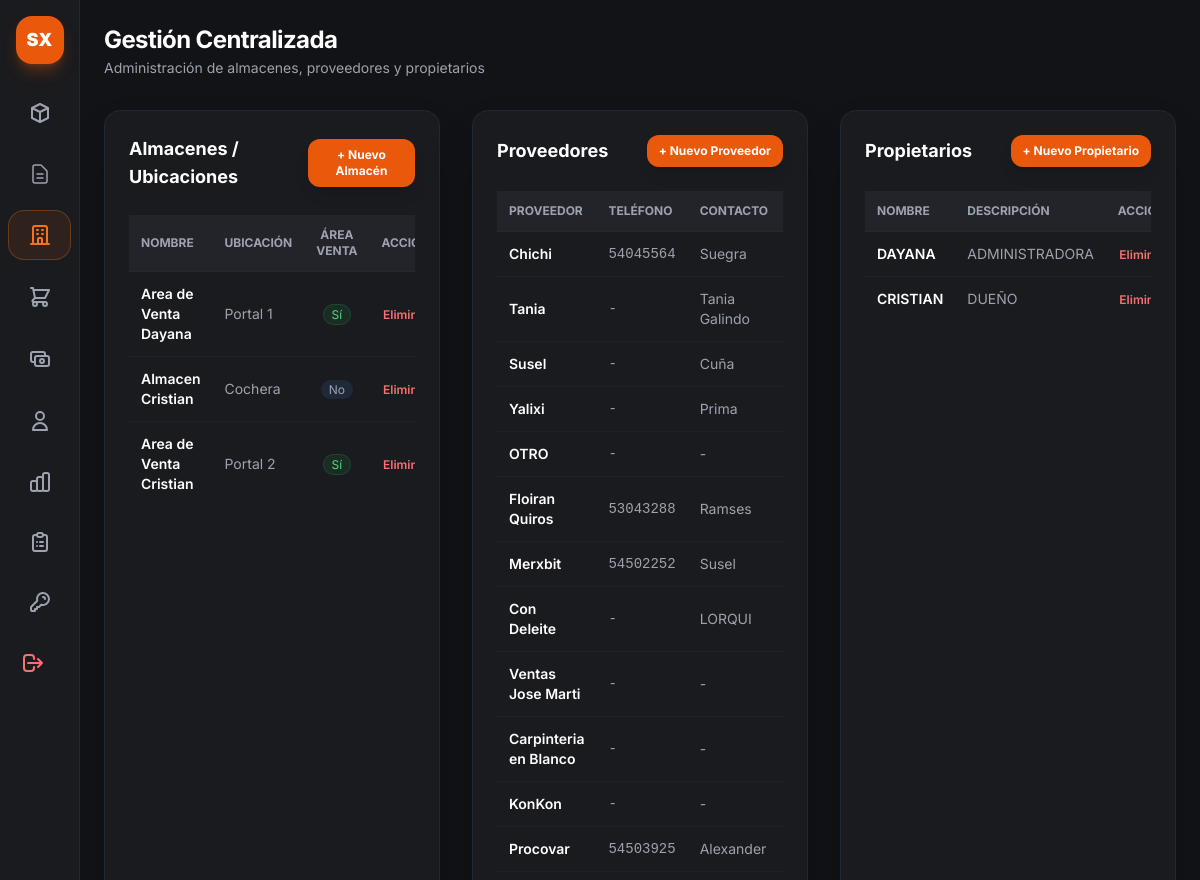
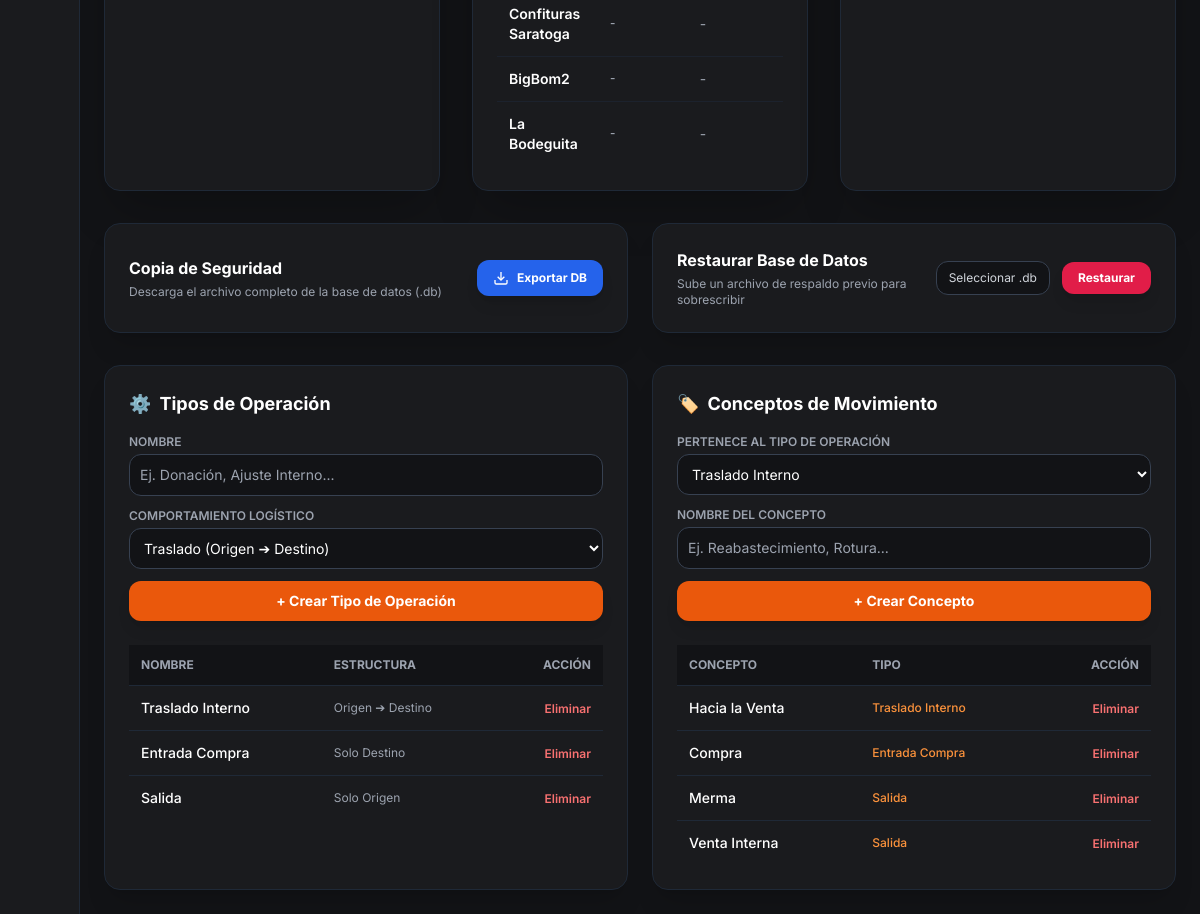
The app's page /admin/gestion-entidades (signed in), older data (2 pictures, top to bottom).
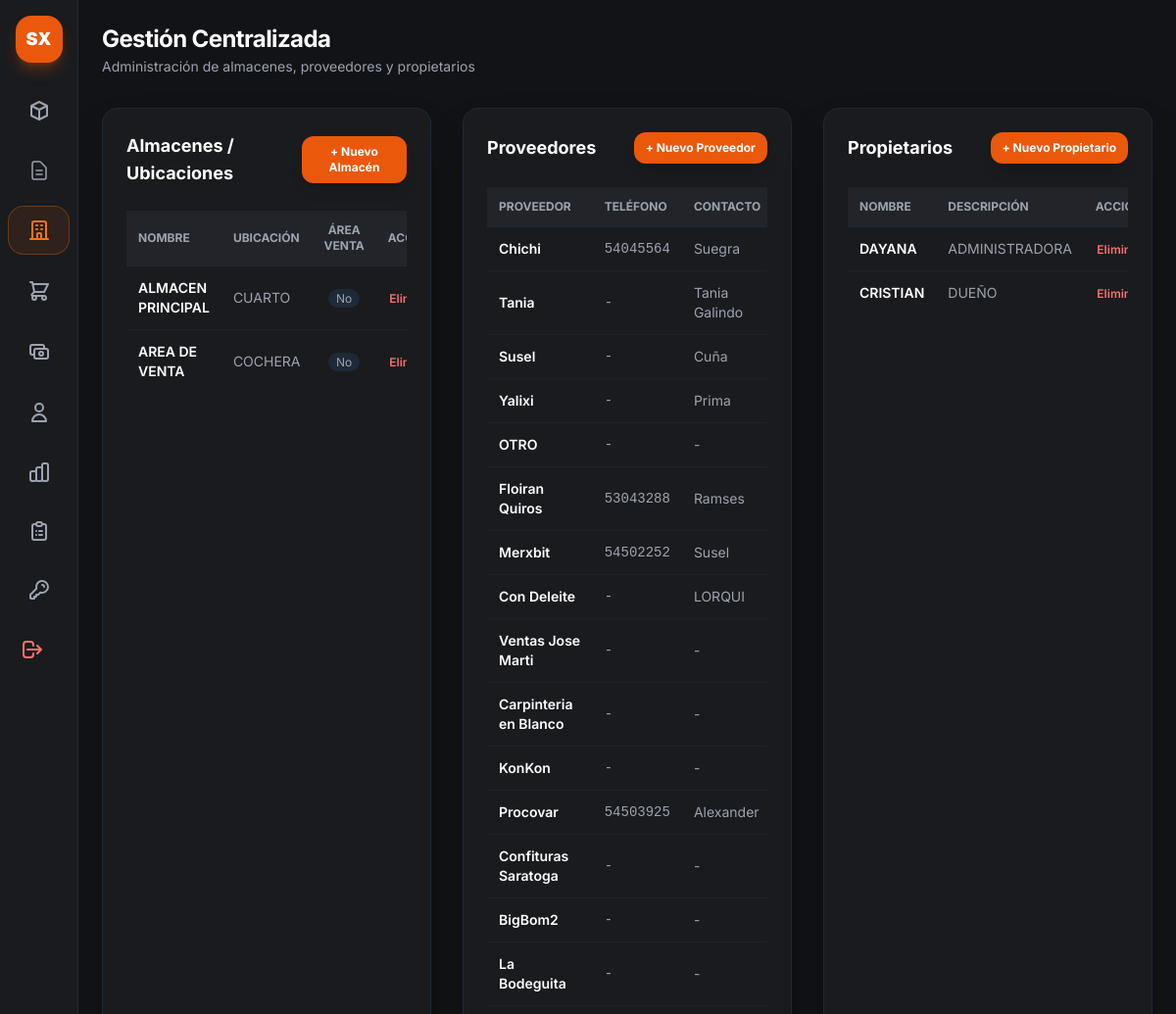
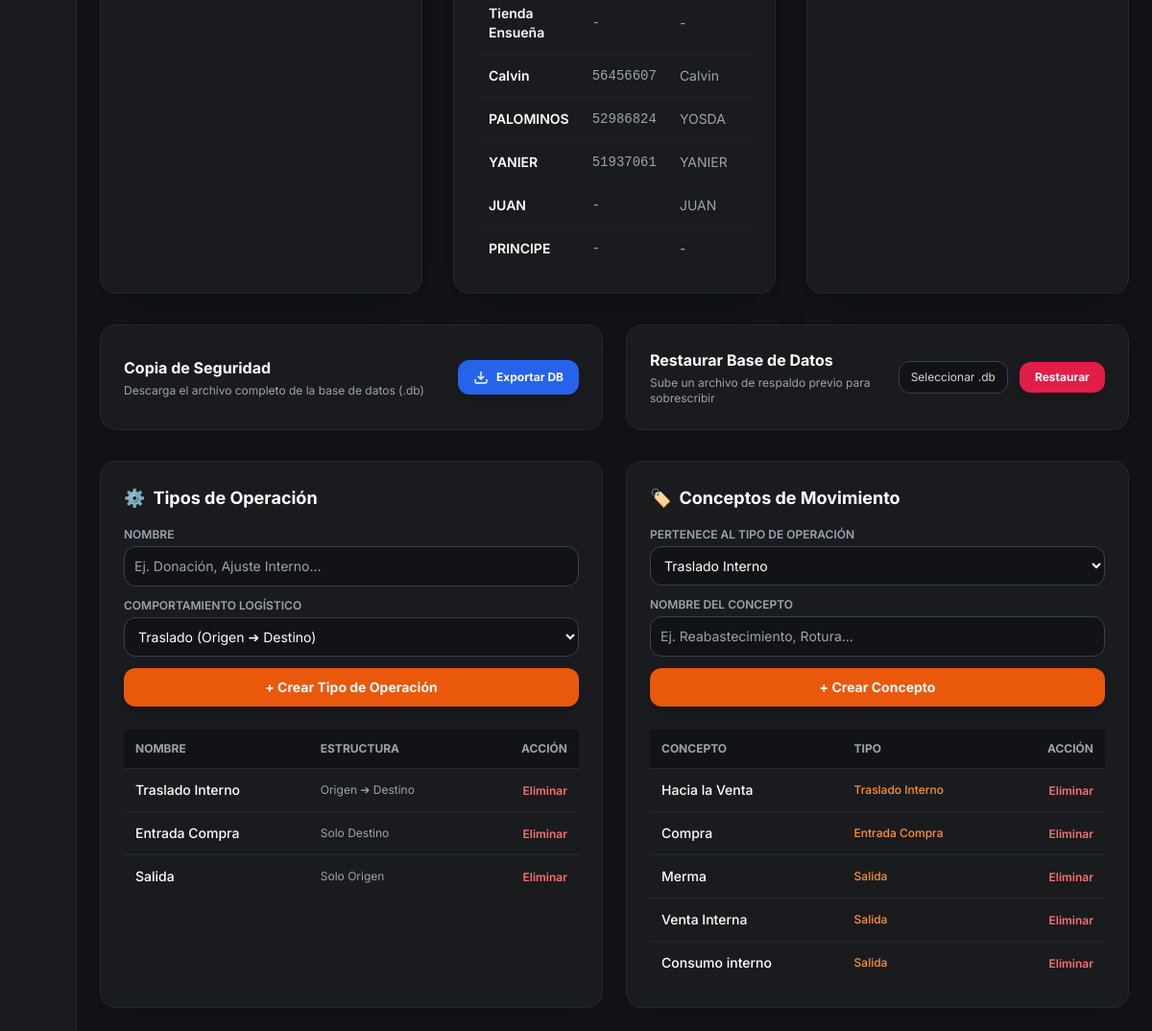
The same page, newer data (2 pictures, top to bottom).
### app.py (models this page shows)
class Almacen(db.Model):
    __tablename__ = 'almacenes'
    id = db.Column(db.Integer, primary_key=True)
    nombre = db.Column(db.String(100), nullable=False, unique=True)
    ubicacion = db.Column(db.String(150), nullable=True)
    es_area_venta = db.Column(db.Boolean, default=False)
    stocks = db.relationship('StockAlmacen', backref='almacen', cascade="all, delete-orphan", lazy=True)

class Proveedor(db.Model):
    __tablename__ = 'proveedores'
    id = db.Column(db.Integer, primary_key=True)
    nombre = db.Column(db.String(100), nullable=False, unique=True)
    telefono = db.Column(db.String(30), nullable=True)
    contacto = db.Column(db.String(100), nullable=True)

class Propietario(db.Model):
    __tablename__ = 'propietarios'
    id = db.Column(db.Integer, primary_key=True)
    nombre = db.Column(db.String(100), nullable=False, unique=True)
    descripcion = db.Column(db.String(200))
    productos = db.relationship('Producto', backref='propietario', lazy=True)

class TipoOperacion(db.Model):
    __tablename__ = 'tipos_operacion'
    id = db.Column(db.Integer, primary_key=True)
    nombre = db.Column(db.String(50), nullable=False) # Ej: "Traslado Interno", "Entrada de Inventario", "Salida / Ajuste"
    codigo = db.Column(db.String(20), unique=True, nullable=False) # 'traslado', 'entrada', 'salida'
    requiere_origen = db.Column(db.Boolean, default=True)
    requiere_destino = db.Column(db.Boolean, default=True)
    conceptos = db.relationship('ConceptoMovimiento', backref='tipo', cascade='all, delete-orphan', lazy=True)

class ConceptoMovimiento(db.Model):
    __tablename__ = 'conceptos_movimiento'
    id = db.Column(db.Integer, primary_key=True)
    nombre = db.Column(db.String(100), nullable=False)
    tipo_id = db.Column(db.Integer, db.ForeignKey('tipos_operacion.id'), nullable=False)

### app.py (the view)
@app.route('/admin/gestion-entidades', methods=['GET'])
def vista_gestion_entidades():
    if 'user' not in session or session.get('rol') != 'admin':
        return redirect(url_for('login'))
    almacenes = Almacen.query.all()
    proveedores = Proveedor.query.all()
    tipos_operacion = TipoOperacion.query.all()
    conceptos = ConceptoMovimiento.query.all()
    propietarios = Propietario.query.all()
    return render_template(
        'admin_gestion.html',
        almacenes=almacenes,
        proveedores=proveedores,
        tipos_operacion=tipos_operacion,
        conceptos=conceptos,
        propietarios = propietarios
    )

### app.py (called while the page is built)
@app.context_processor
def inject_today():
    return {'hoy': date.today()}

### templates/admin_gestion.html (shortened to what the changed rows need)
{% extends "base.html" %}
{% block content %}
<main class="p-6 space-y-8 flex-1 overflow-y-auto">
    <header class="flex justify-between items-center">
        <div>
            <h1 class="text-2xl font-bold text-white tracking-tight">Gestión Centralizada</h1>
        </div>
    </header>
    <div class="grid grid-cols-1 lg:grid-cols-3 gap-8">
        <section class="bg-[#1a1b1e] border border-gray-800 rounded-2xl p-6 shadow-2xl flex flex-col justify-between">
            <div>
                <div class="flex justify-between items-center mb-6">
                    <h2 class="text-lg font-bold text-white">Almacenes / Ubicaciones</h2>
                </div>
                <div class="overflow-x-auto">
                    <table class="w-full text-left border-collapse text-sm">
                        <thead>
                            <tr class="border-b border-gray-800 text-xs font-semibold text-gray-400 uppercase bg-[#222429]">
                                <th class="p-3">Nombre</th>
                                <th class="p-3">Ubicación</th>
                                <th class="p-3 text-center">Área Venta</th>
                                <th class="p-3 text-right">Acción</th>
                            </tr>
                        </thead>
                        <tbody class="divide-y divide-gray-800/60">
                            {% for a in almacenes %}
                            <tr class="hover:bg-gray-800/30">
                                <td class="p-3 font-semibold text-white">{{ a.nombre }}</td>
                                <td class="p-3 text-gray-400">{{ a.ubicacion if a.ubicacion else '-' }}</td>
                                <td class="p-3 text-center">
                                    {% if a.es_area_venta %}
                                    <span class="px-2 py-0.5 text-xs bg-green-500/10 text-green-400 border border-green-500/20 rounded-full">Sí</span>
                                    {% else %}
                                    <span class="px-2 py-0.5 text-xs bg-gray-800 text-gray-400 rounded-full">No</span>
                                    {% endif %}
                                </td>
                                <td class="p-3 text-right">
                                    <form action="{{ url_for('eliminar_almacen', id=a.id) }}" method="POST"
                                        onsubmit="return confirm('¿Eliminar almacén?');">
                                        <button type="submit" class="text-red-400 hover:text-red-300 text-xs font-semibold">Eliminar</button>
                                    </form>
                                </td>
                            </tr>
                            {% else %}
                            <tr>
                                <td colspan="4" class="p-4 text-center text-gray-500">No hay almacenes creados.</td>
                            </tr>
                            {% endfor %}
                        </tbody>
                    </table>
                </div>
            </div>
        </section>
        <section class="bg-[#1a1b1e] border border-gray-800 rounded-2xl p-6 shadow-2xl flex flex-col justify-between">
            <div>
                <div class="flex justify-between items-center mb-6">
                    <h2 class="text-lg font-bold text-white">Proveedores</h2>
                </div>
                <div class="overflow-x-auto">
                    <table class="w-full text-left border-collapse text-sm">
                        <thead>
                            <tr class="border-b border-gray-800 text-xs font-semibold text-gray-400 uppercase bg-[#222429]">
                                <th class="p-3">Proveedor</th>
                                <th class="p-3">Teléfono</th>
                                <th class="p-3">Contacto</th>
                                <th class="p-3 text-right">Acción</th>
                            </tr>
                        </thead>
                        <tbody class="divide-y divide-gray-800/60">
                            {% for p in proveedores %}
                            <tr class="hover:bg-gray-800/30">
                                <td class="p-3 font-semibold text-white">{{ p.nombre }}</td>
                                <td class="p-3 text-gray-400 font-mono">{{ p.telefono if p.telefono else '-' }}</td>
                                <td class="p-3 text-gray-400">{{ p.contacto if p.contacto else '-' }}</td>
                                <td class="p-3 text-right">
                                </td>
                            </tr>
                            {% else %}
                            <tr>
                                <td colspan="4" class="p-4 text-center text-gray-500">No hay proveedores creados.</td>
                            </tr>
                            {% endfor %}
                        </tbody>
                    </table>
                </div>
            </div>
        </section>
        <section class="bg-[#1a1b1e] border border-gray-800 rounded-2xl p-6 shadow-2xl flex flex-col justify-between">
            <div>
                <div class="flex justify-between items-center mb-6">
                    <h2 class="text-lg font-bold text-white">Propietarios</h2>
                </div>
                <div class="overflow-x-auto">
                    <table class="w-full text-left border-collapse text-sm">
                        <thead>
                            <tr class="border-b border-gray-800 text-xs font-semibold text-gray-400 uppercase bg-[#222429]">
                                <th class="p-3">Nombre</th>
                                <th class="p-3">Descripción</th>
                                <th class="p-3 text-right">Acción</th>
                            </tr>
                        </thead>
                        <tbody class="divide-y divide-gray-800/60">
                            {% for prop in propietarios %}
                            <tr class="hover:bg-gray-800/30">
                                <td class="p-3 font-semibold text-white">{{ prop.nombre }}</td>
                                <td class="p-3 text-gray-400">{{ prop.descripcion if prop.descripcion else '-' }}</td>
                                <td class="p-3 text-right">
                                    <form action="{{ url_for('eliminar_propietario', id=prop.id) }}" method="POST"
                                        onsubmit="return confirm('¿Eliminar propietario?');">
                                        <button type="submit" class="text-red-400 hover:text-red-300 text-xs font-semibold">Eliminar</button>
                                    </form>
                                </td>
                            </tr>
                            {% else %}
                            <tr>
                                <td colspan="3" class="p-4 text-center text-gray-500">No hay propietarios registrados.</td>
                            </tr>
                            {% endfor %}
                        </tbody>
                    </table>
                </div>
            </div>
        </section>
    </div>
    <div class="grid grid-cols-1 lg:grid-cols-2 gap-6">
        <div class="bg-[#1a1b1e] border border-gray-800 rounded-2xl p-6 shadow-xl">
            <h2 class="text-lg font-bold text-white mb-4 flex items-center gap-2">
                <span>⚙️</span> Tipos de Operación
            </h2>
            <div class="overflow-x-auto">
                <table class="w-full text-left text-sm text-gray-300">
                    <thead class="text-xs uppercase bg-[#121316] text-gray-400 border-b border-gray-800">
                        <tr>
                            <th class="p-3">Nombre</th>
                            <th class="p-3">Estructura</th>
                            <th class="p-3 text-right">Acción</th>
                        </tr>
                    </thead>
                    <tbody class="divide-y divide-gray-800">
                        {% for t in tipos_operacion %}
                        <tr class="hover:bg-gray-800/40">
                            <td class="p-3 font-medium text-white">{{ t.nombre }}</td>
                            <td class="p-3 text-xs text-gray-400">
                                {% if t.requiere_origen and t.requiere_destino %} Origen ➔ Destino
                                {% elif t.requiere_destino %} Solo Destino
                                {% else %} Solo Origen {% endif %}
                            </td>
                            <td class="p-3 text-right">
                                <form action="{{ url_for('eliminar_tipo_operacion', id=t.id) }}" method="POST" class="inline"
                                    onsubmit="return confirm('¿Eliminar tipo de operación?');">
                                    <button type="submit" class="text-red-400 hover:text-red-300 font-semibold text-xs">Eliminar</button>
                                </form>
                            </td>
                        </tr>
                        {% endfor %}
                    </tbody>
                </table>
            </div>
        </div>
        <div class="bg-[#1a1b1e] border border-gray-800 rounded-2xl p-6 shadow-xl">
            <h2 class="text-lg font-bold text-white mb-4 flex items-center gap-2">
                <span>🏷️</span> Conceptos de Movimiento
            </h2>
            <div class="overflow-x-auto">
                <table class="w-full text-left text-sm text-gray-300">
                    <thead class="text-xs uppercase bg-[#121316] text-gray-400 border-b border-gray-800">
                        <tr>
                            <th class="p-3">Concepto</th>
                            <th class="p-3">Tipo</th>
                            <th class="p-3 text-right">Acción</th>
                        </tr>
                    </thead>
                    <tbody class="divide-y divide-gray-800">
                        {% for c in conceptos %}
                        <tr class="hover:bg-gray-800/40">
                            <td class="p-3 font-medium text-white">{{ c.nombre }}</td>
                            <td class="p-3 text-xs text-orange-400 font-medium">{{ c.tipo.nombre }}</td>
                            <td class="p-3 text-right">
                                <form action="{{ url_for('eliminar_concepto', id=c.id) }}" method="POST" class="inline"
                                    onsubmit="return confirm('¿Eliminar concepto?');">
                                    <button type="submit" class="text-red-400 hover:text-red-300 font-semibold text-xs">Eliminar</button>
                                </form>
                            </td>
                        </tr>
                        {% endfor %}
                    </tbody>
                </table>
            </div>
        </div>
    </div>
</main>
{% endblock %}

Row changes from the older to the newer data that the page shows:
removed Almacen: nombre "Almacen Cristian", ubicacion "Cochera", es_area_venta "No"
removed Almacen: nombre "Area de Venta Cristian", ubicacion "Portal 2", es_area_venta "Sí"
added Almacen: nombre "ALMACEN PRINCIPAL", ubicacion "CUARTO", es_area_venta "No"
changed Almacen: nombre "Area de Venta Dayana" → "AREA DE VENTA"; ubicacion "Portal 1" → "COCHERA"; es_area_venta "Sí" → "No"
added Proveedor: nombre "Tienda Ensueña", telefono "-", contacto "-"
added Proveedor: nombre "Calvin", telefono "56456607", contacto "Calvin"
added Proveedor: nombre "PALOMINOS", telefono "52986824", contacto "YOSDA"
added Proveedor: nombre "YANIER", telefono "51937061", contacto "YANIER"
added Proveedor: nombre "JUAN", telefono "-", contacto "JUAN"
added Proveedor: nombre "PRINCIPE", telefono "-", contacto "-"
added ConceptoMovimiento: nombre "Consumo interno", tipo.nombre "Salida"
